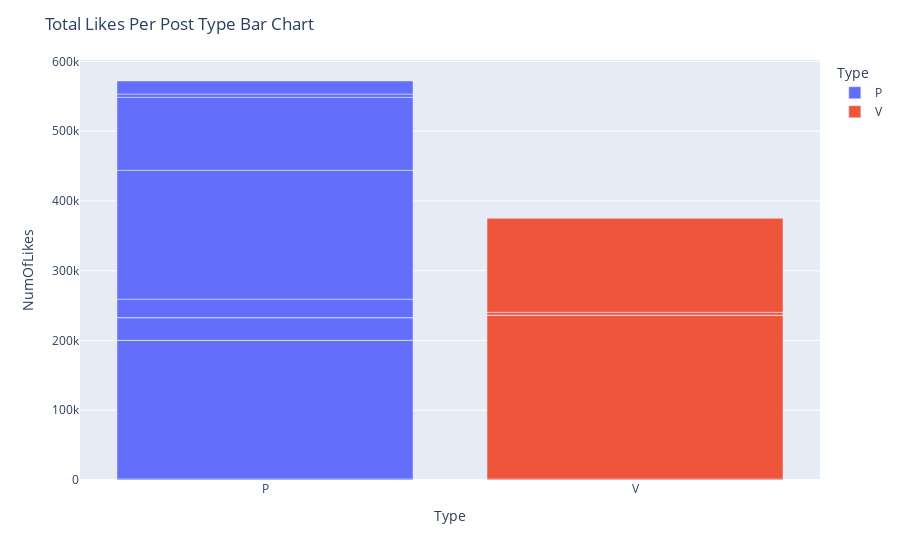

The code cell stored with this chart in its notebook:
### Code cell
import plotly.express as px
fig = px.bar(post, x="Type", y="NumOfLikes",color='Type',hover_data=[post['UserID'],post['Date'],post['caption']])
fig.update_layout(title='Total Likes Per Post Type Bar Chart')
fig.show()

### Figure 1 — Plotly figure (JSON) as saved in the notebook; plotly's stock layout.template omitted (floating-point values rounded to 4 significant figures)
{"data": [{"alignmentgroup": "True", "customdata": [["445485", "1/26/2021", "When In Wome, do as the Womans do"], ["816336", "1/10/2021", "Speed 3 on 2021!"], ["985600", "12/31/2020", "10 Seconds"], ["269572", "7/31/2020", "Warm outside. Wool Blend dress limited edition"], ["768894", "1/1/2019", "Bestieeees. Frendship goaaals!"], ["442498", "1/27/2021", "Kagawa Is Here"], ["522821", "9/12/2020", "anyone hyped for john wick 4?"], ["522821", "6/7/2020", "Everyone have a nice summer"], ["522821", "6/3/2016", "This is my first instagram post?"], ["522821", "9/30/2017", "Should i change my name to NEO?"]], "hovertemplate": "Type=%{x}<br>NumOfLikes=%{y}<br>UserID=%{customdata[0]}<br>Date=%{customdata[1]}<br>caption=%{customdata[2]}<extra></extra>", "legendgroup": "P", "marker": {"color": "#636efa"}, "name": "P", "offsetgroup": "P", "orientation": "v", "showlegend": true, "textposition": "auto", "type": "bar", "x": ["P", "P", "P", "P", "P", "P", "P", "P", "P", "P"], "xaxis": "x", "y": [1544, 198539, 146, 32325, 311, 26267, 184693, 104693, 4693, 18693], "yaxis": "y"}, {"alignmentgroup": "True", "customdata": [["882437", "1/20/2021", "Let us die for our faith in Christ and for our fatherland"], ["522821", "1/16/2021", "Youre Breathtaking!"], ["372692", "1/1/2021", "The Londons nice, but like Chalkidiki it doesnt have, vol. 1"], ["975569", "2/14/2019", "Όλες οι φιγούρες είναι στο Public. Μπορείς να αναγνωρίσεις ποιος είναι στη φωτογραφία;"], ["522821", "6/18/2017", "My matrix2 stunt"]], "hovertemplate": "Type=%{x}<br>NumOfLikes=%{y}<br>UserID=%{customdata[0]}<br>Date=%{customdata[1]}<br>caption=%{customdata[2]}<extra></extra>", "legendgroup": "V", "marker": {"color": "#EF553B"}, "name": "V", "offsetgroup": "V", "orientation": "v", "showlegend": true, "textposition": "auto", "type": "bar", "x": ["V", "V", "V", "V", "V"], "xaxis": "x", "y": [1453, 234693, 200, 4015, 134693], "yaxis": "y"}], "layout": {"barmode": "relative", "legend": {"title": {"text": "Type"}, "tracegroupgap": 0}, "margin": {"t": 60}, "title": {"text": "Total Likes Per Post Type Bar Chart"}, "xaxis": {"anchor": "y", "categoryarray": ["P", "V"], "categoryorder": "array", "domain": [0, 1], "title": {"text": "Type"}}, "yaxis": {"anchor": "x", "domain": [0, 1], "title": {"text": "NumOfLikes"}}}}
